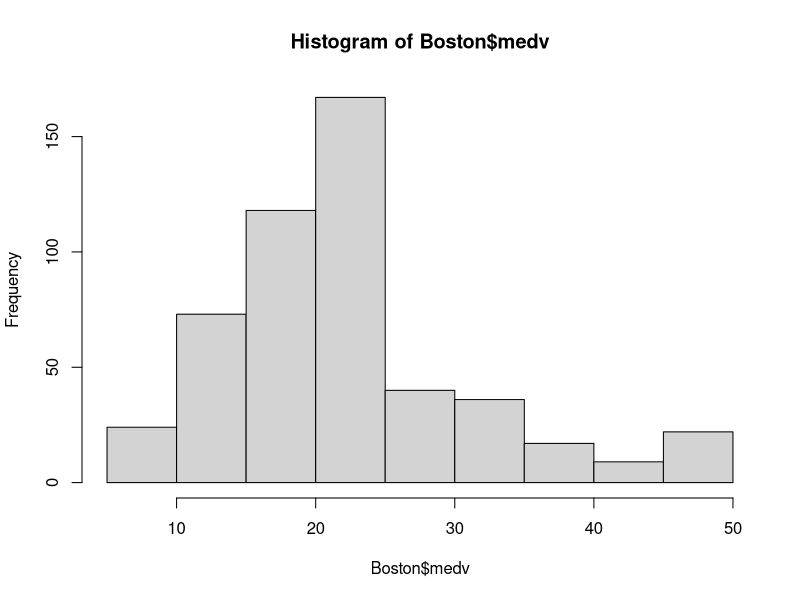
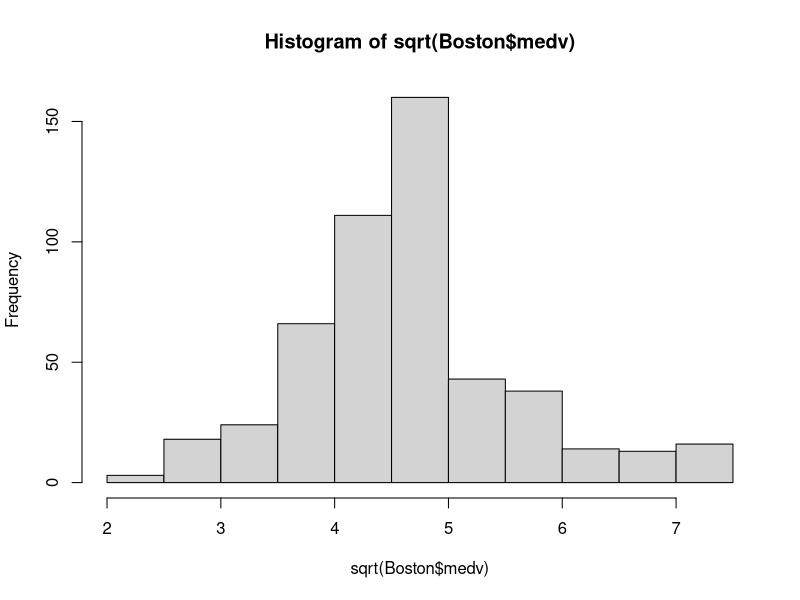
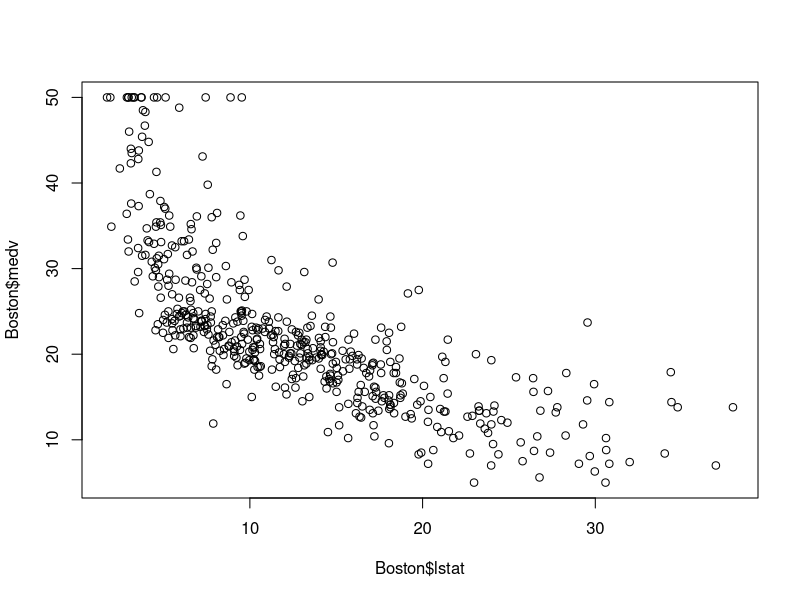

Write the R code that produced these figures, in order.

library(MASS)
data("Boston")
?Boston
head(Boston)

summary(Boston)

str(Boston)

Boston$chas=as.factor(Boston$chas)
Boston$rad=as.factor(Boston$rad)


hist(Boston$medv)
hist(sqrt(Boston$medv))

Boston$medv_sqrt=sqrt(Boston$medv)

## simpletest linear regression

plot(Boston$lstat,Boston$medv)
cor(Boston$lstat,Boston$medv)

rows=1:nrow(Boston)
trainRows=sample(rows,round(nrow(Boston)*0.7))
trainData = Boston[trainRows,]
testData = Boston[-trainRows,]

model=lm(medv_sqrt~lstat+black,data = Boston)
summary(model)


preds=predict(model,testData)
preds= preds**2


sqrt(mean((testData$medv-preds)**2))




